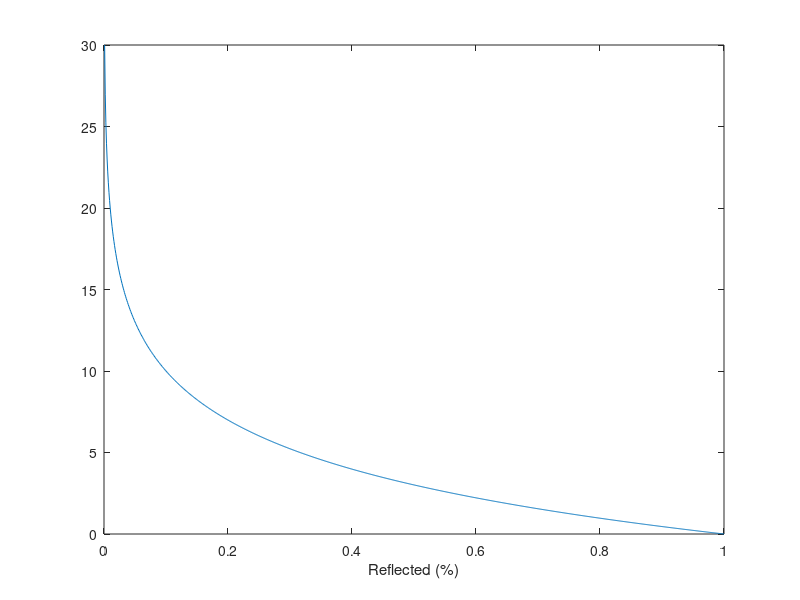

Write the MATLAB code that produced this figure. (Note: this script raises an error after producing the figure.)
% return loss (dB) = 10 * log10(incident / reflected)

p_incident = 1;
p_reflection = linspace(0,1,1000);

close all
figure;
plot(p_reflection,10*log10(p_reflection.^-1));
xlabel('Reflected (%)');
set(gca,'xticklabels',compose('%2.0f',xticks*100));
ylabel('Return Loss (dB)');